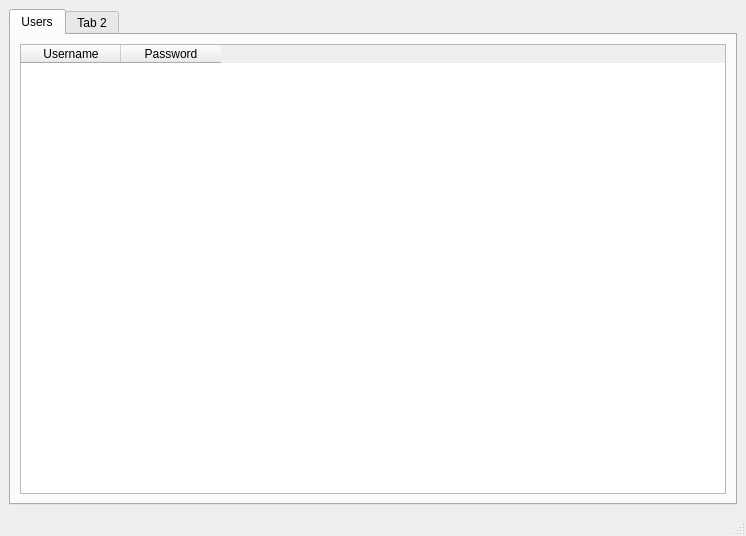
<?xml version="1.0" encoding="UTF-8"?>
<ui version="4.0">
 <class>UsersOverview</class>
 <widget class="QMainWindow" name="UsersOverview">
  <property name="geometry">
   <rect>
    <x>0</x>
    <y>0</y>
    <width>746</width>
    <height>536</height>
   </rect>
  </property>
  <property name="windowTitle">
   <string>Users</string>
  </property>
  <property name="windowIcon">
   <iconset resource="icons.qrc">
    <normaloff>:/icons/icons/users-group.png</normaloff>:/icons/icons/users-group.png</iconset>
  </property>
  <widget class="QWidget" name="centralwidget">
   <layout class="QVBoxLayout" name="verticalLayout">
    <item>
     <widget class="QTabWidget" name="usersTab">
      <widget class="QWidget" name="Users">
       <attribute name="title">
        <string>Users</string>
       </attribute>
       <layout class="QHBoxLayout" name="horizontalLayout">
        <item>
         <widget class="QTableWidget" name="userTable">
          <property name="enabled">
           <bool>true</bool>
          </property>
          <property name="editTriggers">
           <set>QAbstractItemView::NoEditTriggers</set>
          </property>
          <column>
           <property name="text">
            <string>Username</string>
           </property>
          </column>
          <column>
           <property name="text">
            <string>Password</string>
           </property>
          </column>
         </widget>
        </item>
       </layout>
      </widget>
      <widget class="QWidget" name="tab_2">
       <attribute name="title">
        <string>Tab 2</string>
       </attribute>
      </widget>
     </widget>
    </item>
   </layout>
  </widget>
  <widget class="QMenuBar" name="menubar">
   <property name="geometry">
    <rect>
     <x>0</x>
     <y>0</y>
     <width>746</width>
     <height>25</height>
    </rect>
   </property>
  </widget>
  <widget class="QStatusBar" name="statusbar"/>
 </widget>
 <resources>
  <include location="icons.qrc"/>
 </resources>
 <connections/>
</ui>
